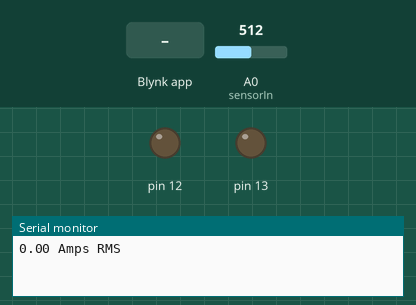
Simulated run of this sketch. Board: Arduino Uno, built with avr-gcc and run on an emulated ATmega328P. On the bench: output pins drawn as LEDs (lit = HIGH), the last lines printed to the serial monitor. The test bench sets the inputs (shaded band); at power-on: A0 (sensorIn) = 512. WiFi joins after 1.5 s; servers stay silent unless stated.

Above: at 3.0 s.
3.1 s: Blynk app writes 1 to V0
At 4.1 s:
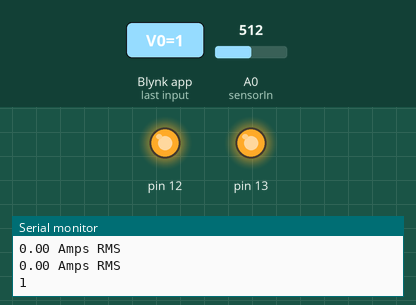
6.8 s: Blynk app writes 0 to V0
At 7.8 s:
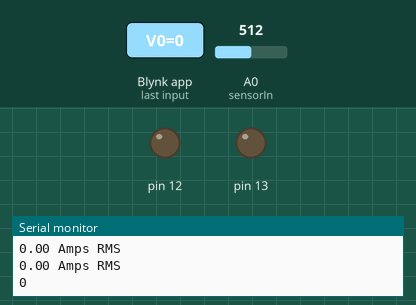
Timing chart, 0 to 9.8 s (numbered marks = the images above; inputs shaded):
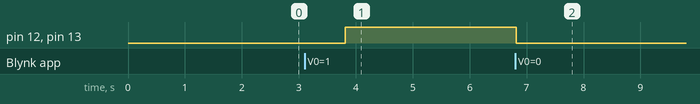

Measured:
- after the input at 3.1 s, pin 12, pin 13: LOW → HIGH after 0.71 s
- after the input at 6.8 s, pin 12, pin 13: HIGH → LOW at once

The sketch:

sketch_sep30blynk.ino
```cpp
// (licence header left out)
/* Comment this out to disable prints and save space */
#define BLYNK_PRINT Serial
//wtf
#include <ESP8266_Lib.h>
#include <BlynkSimpleShieldEsp8266.h>

// You should get Auth Token in the Blynk App.
// Go to the Project Settings (nut icon).
char auth[] = "14d44711dc344804a0e7e7c93c085a1b";

// Your WiFi credentials.
// Set password to "" for open networks.
char ssid[] = "RH5WLAN";
char pass[] = "4201MOJN71290";

// Hardware Serial on Mega, Leonardo, Micro...
//#define EspSerial Serial1


// or Software Serial on Uno, Nano...
#include <SoftwareSerial.h>
SoftwareSerial EspSerial(6, 7); // RX, TX

// Your ESP8266 baud rate:
#define ESP8266_BAUD 9600

ESP8266 wifi(&EspSerial);
int t=1;
//current
const int sensorIn = A0;
int mVperAmp = 185; // use 100 for 20A Module and 66 for 30A Module

double Voltage = 0;
double VRMS = 0;
double AmpsRMS = 0;


void setup()
{
  // Debug console
  Serial.begin(9600);


  // Set ESP8266 baud rate
  EspSerial.begin(ESP8266_BAUD);
  delay(10);


  Blynk.begin(auth, wifi, ssid, pass);
  // You can also specify server:
  //Blynk.begin(auth, wifi, ssid, pass, "blynk-cloud.com", 80);
  //Blynk.begin(auth, wifi, ssid, pass, IPAddress(192,168,1,100), 8080);


}

BLYNK_WRITE(V0)
{
  int pinValue = param.asInt(); // assigning incoming value from pin V1 to a variable
  Serial.println(pinValue);
  // process received value
  pinMode(13,OUTPUT);
  pinMode(12,OUTPUT);

  if(pinValue)
  {
    digitalWrite(13,HIGH);
    digitalWrite(12,HIGH);
  }
  else
  {
    digitalWrite(13,LOW);
    digitalWrite(12,LOW);

  }
}


void get_pow()
{
  int sensorData = analogRead(A0); //reading the sensor on A0
  Voltage = getVPP();
   VRMS = (Voltage/2.0) *0.707;  //root 2 is 0.707
   AmpsRMS = (VRMS * 1000)/mVperAmp;
   Serial.print(AmpsRMS);
   Serial.println(" Amps RMS");
  Blynk.virtualWrite(V5, 240*AmpsRMS); //sending to Blynk
}

void loop()
{
  Blynk.run();
  // You can inject your own code or combine it with other sketches.
  // Check other examples on how to communicate with Blynk. Remember
  // to avoid delay() function!
  //Serial.println(digitalRead(13));
  get_pow();
}

float getVPP()
{
  float result;
  int readValue;             //value read from the sensor
  int maxValue = 0;          // store max value here
  int minValue = 1024;          // store min value here

   uint32_t start_time = millis();
   while((millis()-start_time) < 1000) //sample for 1 Sec
   {
       readValue = analogRead(sensorIn);
       // see if you have a new maxValue
       if (readValue > maxValue)
       {
           /*record the maximum sensor value*/
           maxValue = readValue;
       }
       if (readValue < minValue)
       {
           /*record the minimum sensor value*/
           minValue = readValue;
       }
   }

   // Subtract min from max
   result = ((maxValue - minValue) * 5.0)/1024.0;

   return result;
 }
```
